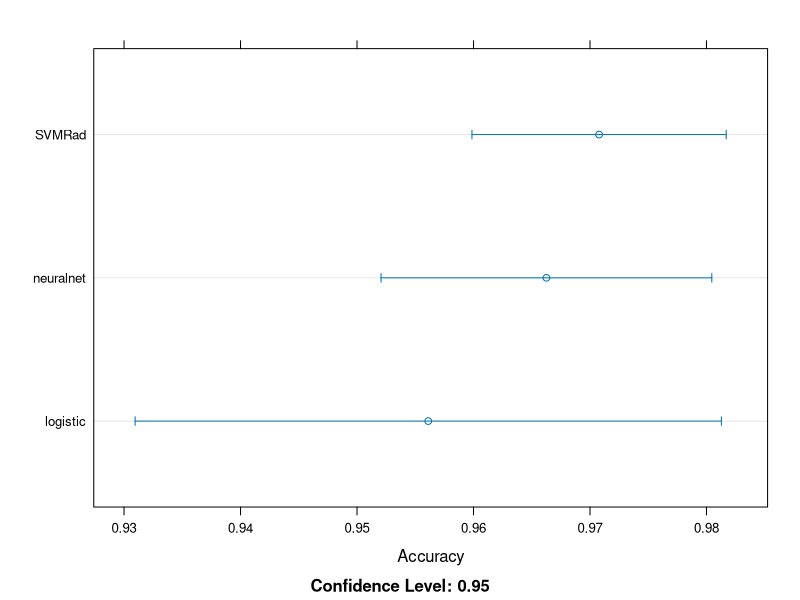
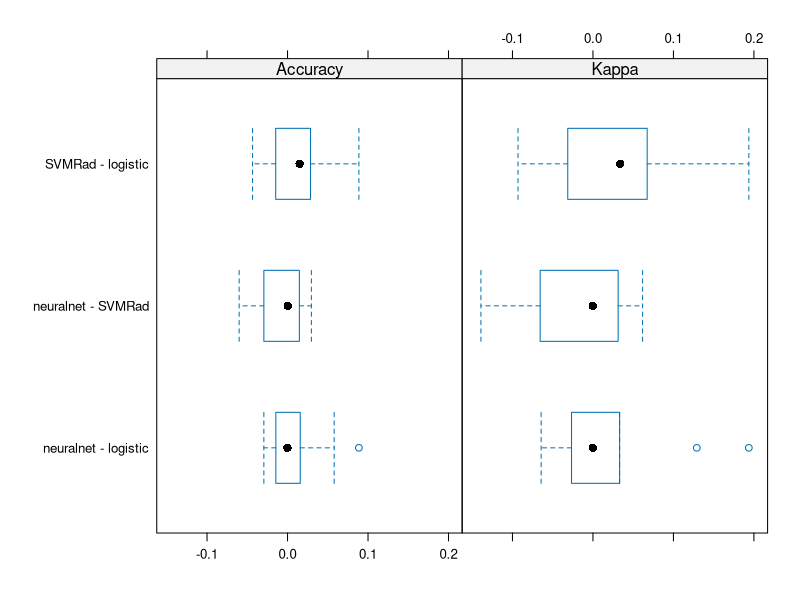

These charts were generated, in order, by the following R code:
## ---- chunk 1
library(tidyverse)
#library(broom)
library(knitr)
library(kableExtra)
library(caret)
library(skimr)

## ---- chunk 2
library(mlbench) # machine learning reference datasets
data(BreastCancer)

skim(BreastCancer)

BC <- BreastCancer %>% as_tibble() %>%
  dplyr::select(-Id) %>%
  drop_na() # should really use imputation but we'll do this for now

# Use k-fold cross-validation
TC <- trainControl(method="cv", number=10)

# Neural Network
nnet <- train(Class ~ .,  # decide out outcome variable
               BC, # our dataset
               trControl=TC,
               method='nnet')
nnet

# SVM Radial
svmRad <- train(Class ~ .,  # decide out outcome variable
               BC, # our dataset
               trControl=TC,
               method='svmRadial')

svmRad

# Bayesian Logistic Regression
logistic <- train(Class ~ .,  # decide out outcome variable
               BC, # our dataset
               trControl=TC,
               method='bayesglm')

logistic


## ---- chunk 3
resamps <- resamples(list(neuralnet=nnet,
                          SVMRad=svmRad,
                          logistic=logistic))
#resamps

#'svmLinear','nnet','svmRadial'

dotplot(resamps, metric = "Accuracy")

bwplot(diff(resamps))
